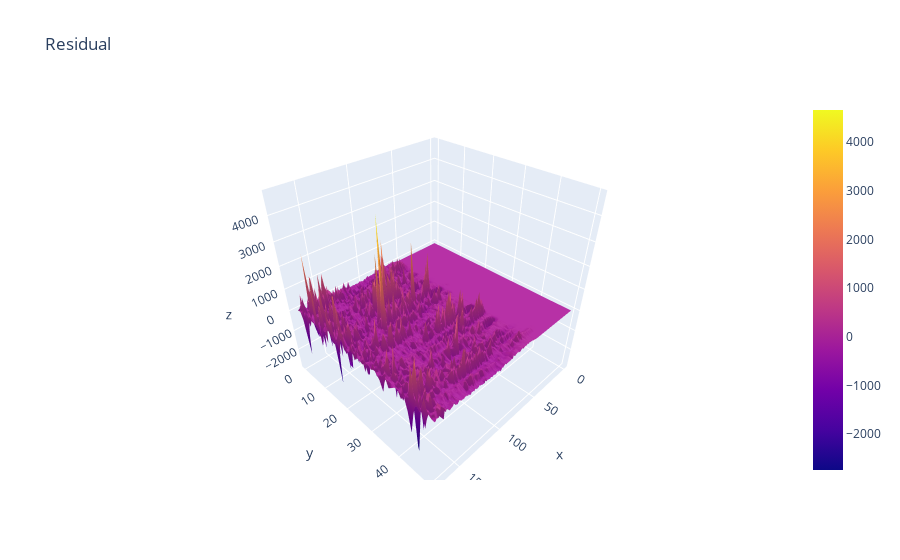

Notebook code for this chart:
### Code cell
covid = coviddeathsdata.values
residualnumbers = covid - approx_uptorank3
fig = go.Figure(data=[go.Surface(z=residualnumbers)])
fig.update_layout(title='Residual',autosize=True)
fig.show()

### Figure 1 — Plotly figure (JSON) as saved in the notebook; plotly's stock layout.template omitted (floating-point values rounded to 4 significant figures; data arrays with more than 128 entries replaced by an {"elided": "..."} marker saying what was removed)
{"data": [{"type": "surface", "z": {"elided": "51x173 float values"}}], "layout": {"autosize": true, "title": {"text": "Residual"}}}
